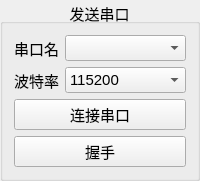
               <widget class="QGroupBox" name="groupBox_3">
                <property name="sizePolicy">
                 <sizepolicy hsizetype="Expanding" vsizetype="Expanding">
                  <horstretch>0</horstretch>
                  <verstretch>0</verstretch>
                 </sizepolicy>
                </property>
                <property name="font">
                 <font>
                  <pointsize>11</pointsize>
                  <bold>false</bold>
                 </font>
                </property>
                <property name="title">
                 <string>发送串口</string>
                </property>
                <property name="alignment">
                 <set>Qt::AlignCenter</set>
                </property>
                <layout class="QFormLayout" name="formLayout_2">
                 <item row="0" column="0">
                  <widget class="QLabel" name="labelWriteName_5">
                   <property name="font">
                    <font>
                     <pointsize>11</pointsize>
                     <bold>false</bold>
                    </font>
                   </property>
                   <property name="text">
                    <string>串口名</string>
                   </property>
                   <property name="alignment">
                    <set>Qt::AlignCenter</set>
                   </property>
                  </widget>
                 </item>
                 <item row="0" column="1">
                  <widget class="QComboBox" name="comWriteName"/>
                 </item>
                 <item row="1" column="0">
                  <widget class="QLabel" name="labelWriteBaud_8">
                   <property name="font">
                    <font>
                     <pointsize>11</pointsize>
                     <bold>false</bold>
                    </font>
                   </property>
                   <property name="text">
                    <string>波特率</string>
                   </property>
                   <property name="alignment">
                    <set>Qt::AlignCenter</set>
                   </property>
                  </widget>
                 </item>
                 <item row="1" column="1">
                  <widget class="QComboBox" name="comWriteBaud">
                   <item>
                    <property name="text">
                     <string>115200</string>
                    </property>
                   </item>
                   <item>
                    <property name="text">
                     <string>921600</string>
                    </property>
                   </item>
                   <item>
                    <property name="text">
                     <string>460800</string>
                    </property>
                   </item>
                   <item>
                    <property name="text">
                     <string>230400</string>
                    </property>
                   </item>
                   <item>
                    <property name="text">
                     <string>57600</string>
                    </property>
                   </item>
                   <item>
                    <property name="text">
                     <string>38400</string>
                    </property>
                   </item>
                   <item>
                    <property name="text">
                     <string>19200</string>
                    </property>
                   </item>
                   <item>
                    <property name="text">
                     <string>9600</string>
                    </property>
                   </item>
                   <item>
                    <property name="text">
                     <string>4800</string>
                    </property>
                   </item>
                   <item>
                    <property name="text">
                     <string>2400</string>
                    </property>
                   </item>
                   <item>
                    <property name="text">
                     <string>1200</string>
                    </property>
                   </item>
                  </widget>
                 </item>
                 <item row="2" column="0" colspan="2">
                  <widget class="QPushButton" name="ButtonWriteCon">
                   <property name="font">
                    <font>
                     <pointsize>11</pointsize>
                     <bold>false</bold>
                    </font>
                   </property>
                   <property name="text">
                    <string>连接串口</string>
                   </property>
                  </widget>
                 </item>
                 <item row="3" column="0" colspan="2">
                  <widget class="QPushButton" name="ButtonHandCon_2">
                   <property name="font">
                    <font>
                     <pointsize>11</pointsize>
                     <bold>false</bold>
                    </font>
                   </property>
                   <property name="text">
                    <string>握手</string>
                   </property>
                  </widget>
                 </item>
                </layout>
               </widget>
